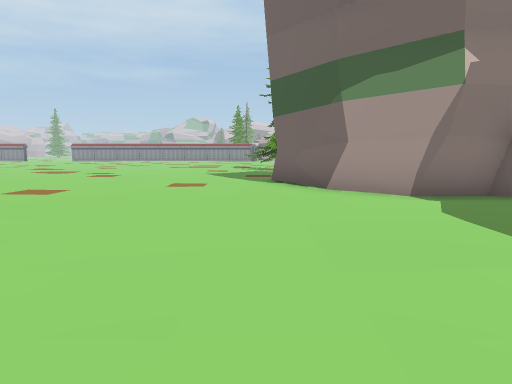
View 1 (above)

18 first-person views from a walk through a Unity game level. The camera is 1.4 m above the floor, tilts 6° down and sees 70° across. The floor is counted in squares, 2 m on a side. Each view is taken from the middle of a square. On the plan, view 1 faces up. The plan holds only what a view shows up to about 11 squares ahead; the rest is blank. The place goes on beyond the plan.

View 2
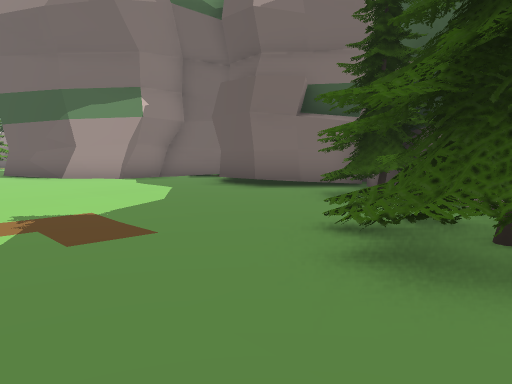

View 3
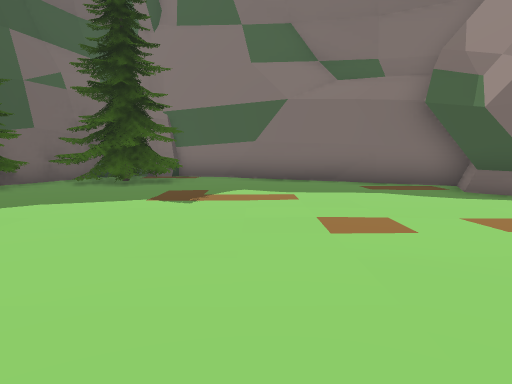

View 4
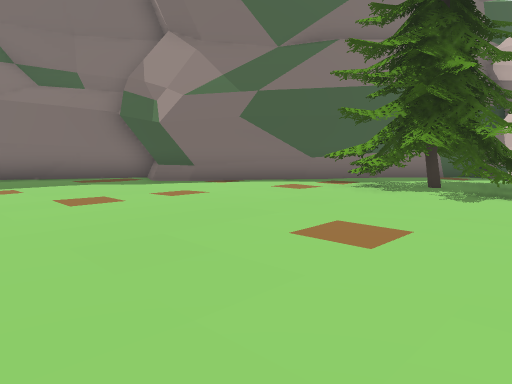

View 5
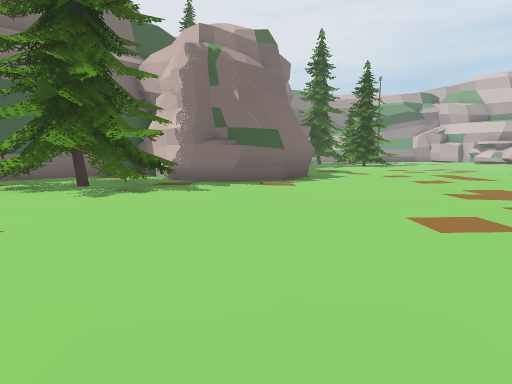

View 6
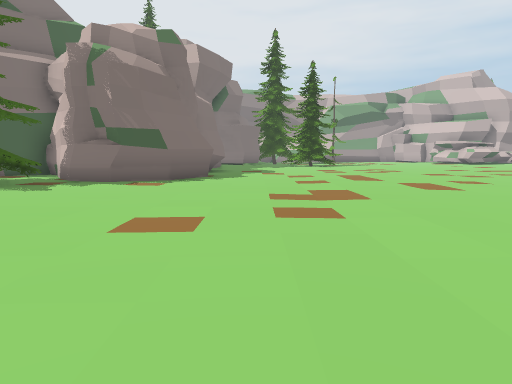

View 7
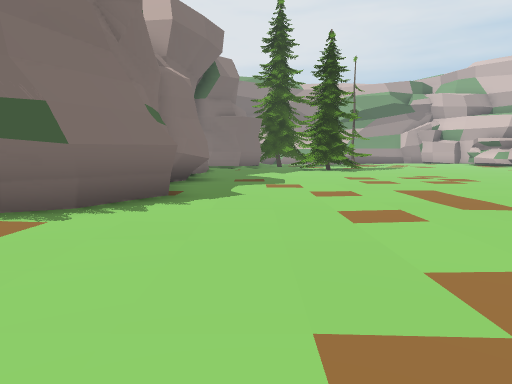

View 8
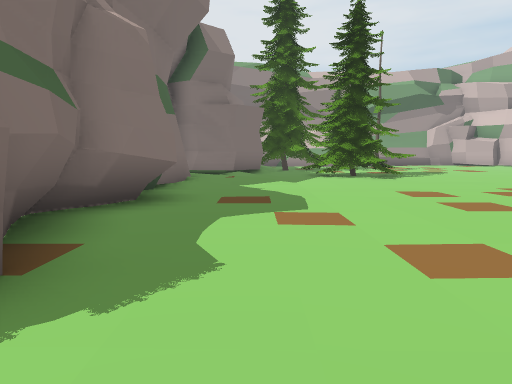

View 9
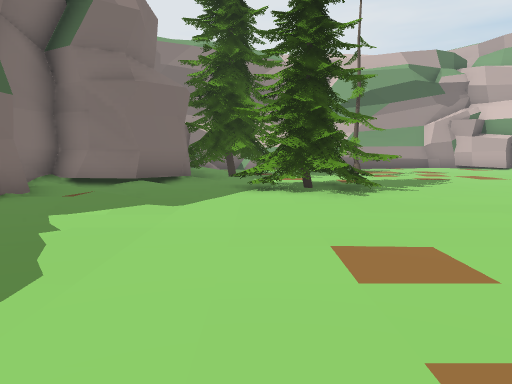

View 10
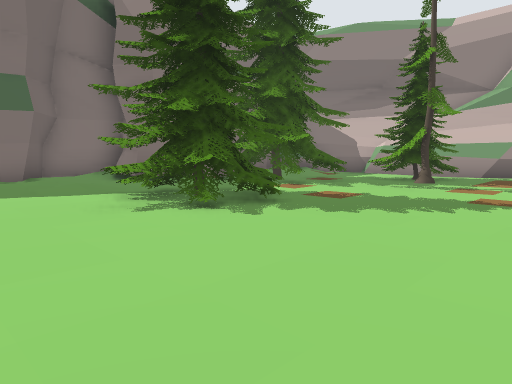

View 11
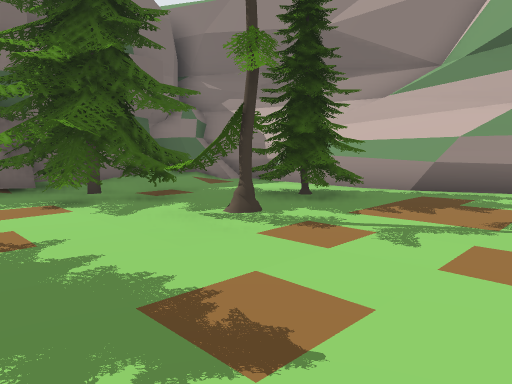

View 12
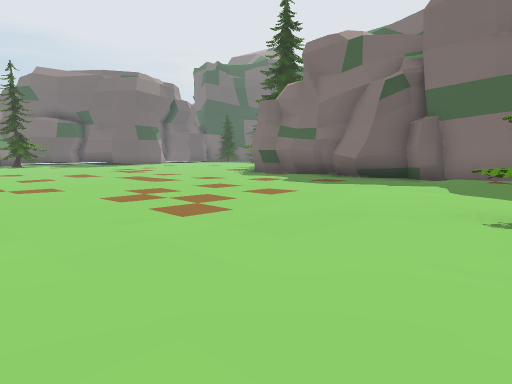

View 13
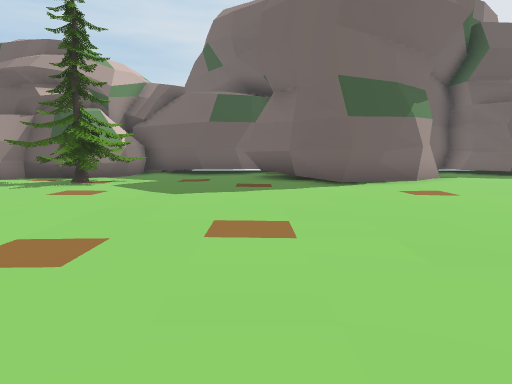

View 14
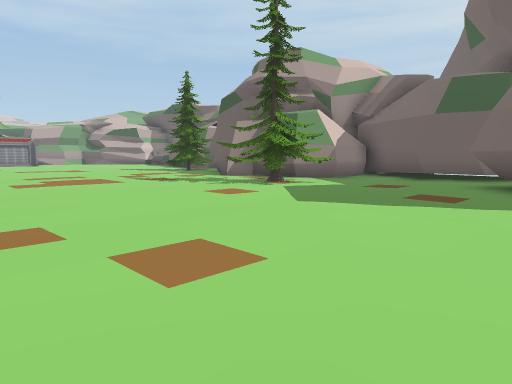

View 15
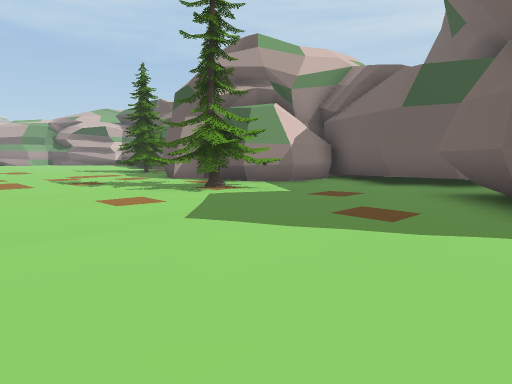

View 16
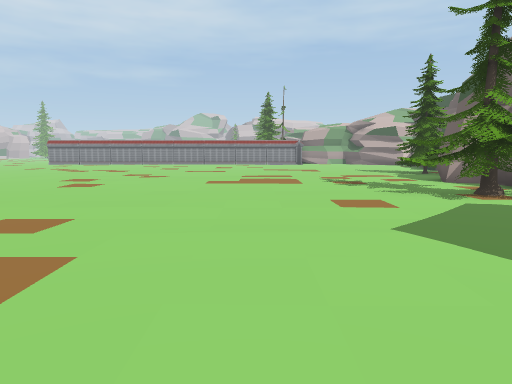

View 17
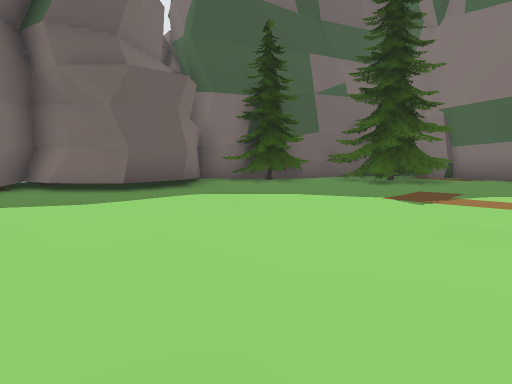

View 18
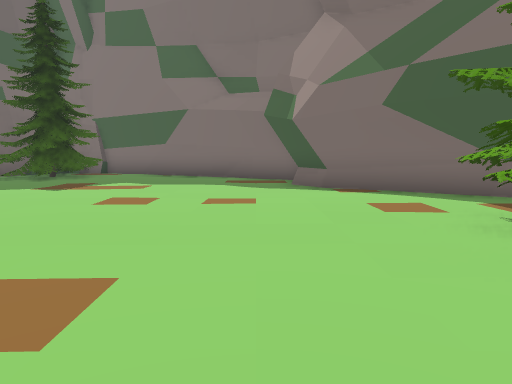

### Floor plan
Key: @ floor where view 1 was taken; # wall or solid block; . main floor; : floor 0.25 m higher than the main floor; / step, stairs or slope; = window, fence, low wall or low ledge; T tree.
Columns run from 31 left of view 1 to 6 right of it. Each row starts with its distance up from view 1.
 20      .........       .............
 19 #................................#
 18 #................................##
 17 ##.T.T....T.......................#
 16  #TTTTT..TT....................T.##
 15  #TT TTTTTTT...................TTT###
 14  #. TTTTTTT.....................T...#
 13  #. TTTT............................#
 12  #= TTT##///:.......................#
 11  ########///:/....................#..
 10   #     #/:##########............##
  9         ####     #  ##..........##
  8                     ##..........##
  7                    ###TTT........#
  6                   ##TTTTTT.......####
  5                   ## TTTT...........#
  4                    ## TTT...........##
  3                     ##=............##
  2                      ##............##
  1                       ##...........##
  0                        ###.....@...T#
 -1                         ##........TT#
 -2                         ##......TTTT
 -3                          ###...TTTT#
 -4                            ##..TTT##
 -5                             #######

Positions as (right, up) in squares from view 1, and headings:
1: (0, 0), facing up
2: (-2, -4), facing up-right
3: (-2, 6), facing down
4: (-1, 8), facing down-left
5: (-1, 9), facing left
6: (-1, 12), facing left
7: (-6, 12), facing left
8: (-10, 12), facing left
9: (-14, 14), facing left
10: (-18, 20), facing down-left
11: (-23, 20), facing down-left
12: (-21, 20), facing down-right
13: (-8, 11), facing right
14: (-6, 9), facing up-right
15: (-4, 9), facing up-right
16: (-3, 9), facing up
17: (-3, 6), facing down-right
18: (-5, 8), facing down
